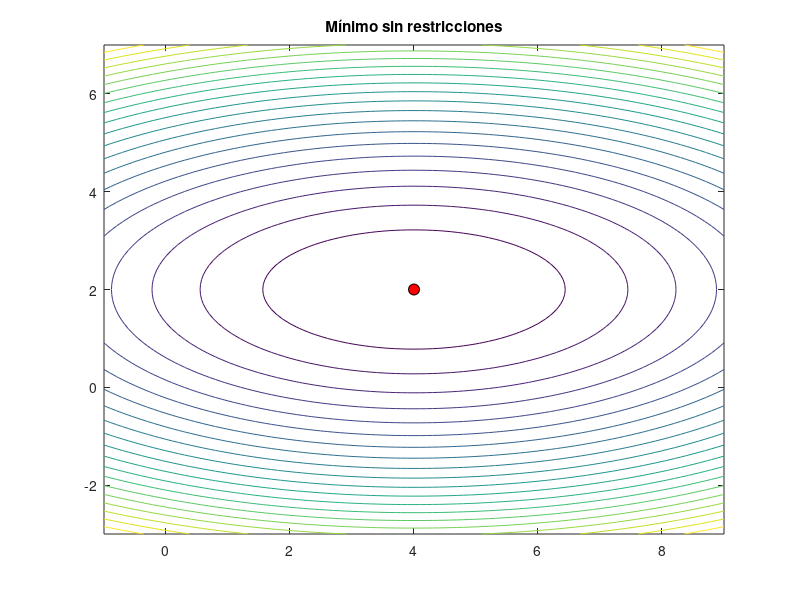

The MATLAB source for this figure: (Note: this script raises an error after producing the figure.)
clear all; close all;


% APARTADO a)

f=@(x) x(1)^2+4*x(2)^2-8*x(1)-16*x(2);
%options=optimset('Display','iter');
v0=[1 1]; % iterante inicial (factible)
% se debe evitar un v0 con componentes proximas a cero para que funcione
% bien el método de barrera inversa

disp('Solución con fminunc')
[vmin,fmin] =fminunc(f,v0)

figure()
x = -1:.1:9;
y = -3:.1:7;
[v1,v2] = meshgrid(x,y); F=v1.^2+4*v2.^2-8*v1-16*v2; contour(v1,v2,F,20),hold on

title('Mínimo sin restricciones')
plot(vmin(1),vmin(2),'ko','MarkerSize',8,'MarkerFaceColor',[1 0 0])
hold off


% APARTADO b)

% Penalizaciones cuadráticas
tic

mu_range=[1 10 100 1e3 1e4 1e5]; % rango de los pesos

V=[];
F_MIN1=f(v0); % F_MIN1 será el valor mínimo de f entre todos los puntos vmin que vayamos calculando
V_MIN1=v0; % V_MIN1 será el punto que minimice a f entre todos los calculados
index=1;

% probando con todas las opciones posibles de mu_range para encontrar los mejores pesos posibles 
for i=1:length(mu_range)
    for j=1:length(mu_range)
        for k=1:length(mu_range)
            for l=1:length(mu_range)
                fp =@(x) (x(1)-6)^2+(x(2)-7)^2+...
                    mu_range(i)*max([0 (x(1)+x(2)-5)^2]) +...
                    mu_range(j)*max([0 (x(1)-3)^2]) +...
                    mu_range(k)*max([0 x(1)^2]) +...
                    mu_range(l)*max([0 x(2)^2]);
                
                [vmin,fmin]=fminunc(fp,v0);
                factible=test_DIY3(vmin');
                if factible 
                    V(index,:)=vmin;
                    index=index+1;
                   if f(vmin)<F_MIN1
                       F_MIN1=f(vmin);
                       V_MIN1=vmin;
                       i_opt=i; j_opt=j; k_opt=k; l_opt=l;
                   end
                end
            end
        end
    end
end

figure(1)
contour(v1,v2,F,20), hold on
for i=1:length(V(:,1))
    plot(V(i,1),V(i,2),'bo'), hold on
end
plot(V_MIN1(1),V_MIN1(2),'ko','MarkerSize',8,'MarkerFaceColor',[1 0 0]), hold on
plot(x,5-x,'k','Linewidth',1), hold on % restricción 1
plot(3*ones(length(x),1),y,'k','Linewidth',1), hold on % restricción 2
plot(zeros(length(x),1),y,'k','Linewidth',1), hold on % restricción 3
plot(x,zeros(length(x),1),'k','Linewidth',1), hold on % restricción 4
axis([-1 9 -3 7])
title('Mínimo con penalizaciones cuadráticas')
hold off

t_quad=toc

disp('MÉTODO DE PENALIZACIONES CUADRÁTICAS')
fprintf('v_min=[ '); fprintf('%g ', V_MIN1); fprintf('] \n');
fprintf('f(v_min)= %f\n',f(V_MIN1))
fprintf('Valores de los pesos mu_i en el óptimo: \n')
fprintf('mu_1= %4.1f \n',mu_range(i_opt))
fprintf('mu_2= %4.1f \n',mu_range(j_opt))
fprintf('mu_3= %4.1f \n',mu_range(k_opt))
fprintf('mu_4= %4.1f \n',mu_range(l_opt))
fprintf('\n')

% Barrera inversa
tic

mu_range=[0.01:0.01:1 10 100];

V=[];
F_MIN2=f(v0);
V_MIN2=v0;
index=1;

for i=1:length(mu_range)
    fp =@(x) (x(1)-6)^2+(x(2)-7)^2 - 1/mu_range(i)*(...
        (x(1)+x(2)-5)^(-1) +...
        (x(1)-3)^(-1) +...
        x(1)^(-1) +...
        x(2)^(-1));
    
    [vmin,fmin] =fminunc(fp,v0);
    factible=test_DIY3(vmin');
    if factible 
        V(index,:)=vmin;
        index=index+1;
        if f(vmin)<F_MIN2
            F_MIN2=f(vmin);
            V_MIN2=vmin;
            i_opt=i;
        end
    end
end

figure(2)
contour(v1,v2,F,20),hold on
for i=1:length(V(:,1))
    plot(V(i,1),V(i,2),'bo'), hold on
end
plot(V_MIN1(1),V_MIN1(2),'ko','MarkerSize',8,'MarkerFaceColor',[1 0 0]), hold on
plot(x,5-x,'k','Linewidth',1), hold on % restricción 1
plot(3*ones(length(x),1),y,'k','Linewidth',1), hold on % restricción 2
plot(zeros(length(x),1),y,'k','Linewidth',1), hold on % restricción 3
plot(x,zeros(length(x),1),'k','Linewidth',1), hold on % restricción 4
axis([-1 9 -3 7])
title('Mínimo con método de barrera inversa')
hold off

t_inv=toc;

disp('MÉTODO BARRERA INVERSA')
fprintf('v_min=[ '); fprintf('%g ', V_MIN2); fprintf('] \n');
fprintf('f(v_min)= %f\n',f(V_MIN2))
fprintf('Valor del peso mu en el óptimo: \n')
fprintf('mu= %4.3f \n',mu_range(i_opt))
fprintf('\n')

% Barrera log
tic

mu_range=[0.1 10 100:100:1e4];

V=[];
F_MIN3=f(v0);
V_MIN3=v0;
index=1;

for i=1:length(mu_range)
    fp =@(x) (x(1)-6)^2+(x(2)-7)^2 - 1/mu_range(i)*(...
        log((x(1)+x(2)-5)*(-1)) +...
        log((x(1)-3)*(-1)));
        
    [vmin,fmin] =fminunc(fp,v0);
    factible=test_DIY3(vmin');
    if factible 
        V(index,:)=vmin;
        index=index+1;
        if f(vmin)<F_MIN3
            F_MIN3=f(vmin);
            V_MIN3=vmin;
            i_opt=i;
        end
    end
end

figure(3)
contour(v1,v2,F,20),hold on
for i=1:length(V(:,1))
    plot(V(i,1),V(i,2),'bo'), hold on
end
plot(V_MIN1(1),V_MIN1(2),'ko','MarkerSize',8,'MarkerFaceColor',[1 0 0]), hold on
plot(x,5-x,'k','Linewidth',1), hold on % restricción 1
plot(3*ones(length(x),1),y,'k','Linewidth',1), hold on % restricción 2
plot(zeros(length(x),1),y,'k','Linewidth',1), hold on % restricción 3
plot(x,zeros(length(x),1),'k','Linewidth',1), hold on % restricción 4
axis([-1 9 -3 7])
title('Mínimo con método de barrera log')
hold off

t_log=toc;

disp('MÉTODO BARRERA LOG')
fprintf('v_min=[ '); fprintf('%g ', V_MIN3); fprintf('] \n');
fprintf('f(v_min)= %f\n',f(V_MIN3))
fprintf('Valor del peso mu en el óptimo: \n')
fprintf('mu= %5.1f \n',mu_range(i_opt))
fprintf('\n')


% APARTADO c)
tic

A=[1 1]; b=[5]; Aeq=[]; beq=[]; lb=[0 0]; ub=[3 Inf];
[vmin,fmin]=fmincon(f,v0,A,b,Aeq,beq,lb,ub);

figure(4)
contour(v1,v2,F,20),hold on
plot(vmin(1),vmin(2),'ko','MarkerSize',8,'MarkerFaceColor',[1 0 0]), hold on
plot(x,5-x,'k','Linewidth',1), hold on % restricción 1
plot(3*ones(length(x),1),y,'k','Linewidth',1), hold on % restricción 2
plot(zeros(length(x),1),y,'k','Linewidth',1), hold on % restricción 3
plot(x,zeros(length(x),1),'k','Linewidth',1), hold on % restricción 4
axis([-1 9 -3 7])
title('Mínimo utilizando fmincon (SQP)')
hold off

t_sqp=toc;

% APARTADO e)

disp('TIEMPOS DE LOS MÉTODOS (s)')
fprintf('Tiempo penalizaciones cuadráticas: %4.5f \n',t_quad)
fprintf('Tiempo barrera inversa: %4.5f \n',t_inv)
fprintf('Tiempo barrera log: %4.5f \n',t_log)
fprintf('Tiempo fmincon (SQP): %4.5f \n',t_sqp)
fprintf('\n')
